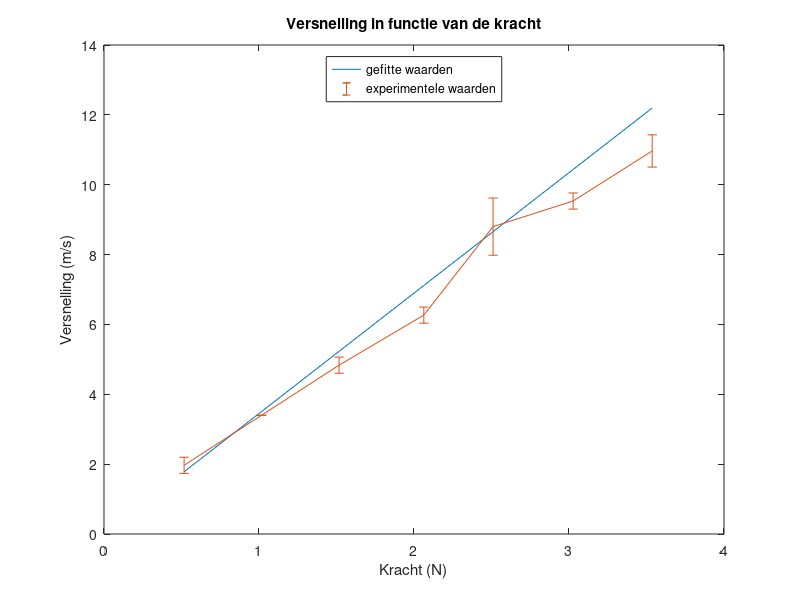

The MATLAB script that drew this image:
a05=[2.1 2.1 1.7];
a10=[3.4 3.4 3.4];
a15=[4.7 5.1 4.7];
a20=[6.0 6.4 6.4];
a25=[8.1 8.6 9.7];
a30=[9.4 9.4 9.8];
a35=[10.7 11.5 10.7];

%a05_std./mean(a05);

F05=[-0.54 -0.51 -0.50];
F10=[-1.02 -1.00 -1.03];
F15=[-1.52 -1.50 -1.53];
F20=[-2.03 -2.01 -2.15];
F25=[-2.50 -2.51 -2.49];
F30=[-3.03 -3.04 -3.01];
F35=[-3.52 -3.53 -3.56];

%F05_std./(-mean(F05));

a05_std= std(a05);
a10_std= std(a10);
a15_std= std(a15);
a20_std= std(a20);
a25_std= std(a25);
a30_std= std(a30);
a35_std= std(a35);

A_std= mean([a05_std a10_std a15_std a20_std a25_std a30_std a35_std]./[mean(a05) mean(a10) mean(a15) mean(a20) mean(a25) mean(a30) mean(a35)]);

A_std_list= [a05_std a10_std a15_std a20_std a25_std a30_std a35_std];

F05_std=std(F05);
F10_std=std(F10);
F15_std=std(F15);
F20_std=std(F20);
F25_std=std(F25);
F30_std=std(F30);
F35_std=std(F35);

F_std_list= [F05_std F10_std F15_std F20_std F25_std F30_std F35_std];

F_std= mean([F05_std F10_std F15_std F20_std F25_std F30_std F35_std]./[mean(F05) mean(F10) mean(F15) mean(F20) mean(F25) mean(F30) mean(F35)]);

%A_std>F_std dus de onzekerheid is het grootst bij A_std en moet bij gevolg
%op de y-as

atgem= [1.9667 3.4000 4.8333 6.2667 8.8000 9.5333 10.9667];
Ftgem= [-0.5167 -1.0167 -1.5167 -2.0633 -2.5100 -3.0267 -3.5367];
modelfun= @(a,x)(a(1)*x+a(2));
beta0=[0.290 0];
beta=nlinfit(atgem,Ftgem,modelfun,beta0);
[omega,R,J,covB,MSE]=nlinfit(atgem,Ftgem,modelfun,beta0);
fit_function= (-Ftgem/beta0(1))+beta0(2);
%beta= polyfit(atgem,Ftgem,1)
plot(-Ftgem,fit_function)
hold on

errorbar(-Ftgem,atgem,A_std_list)
legend('gefitte waarden','experimentele waarden','Location','north')
title('Versnelling in functie van de kracht')
ylabel('Versnelling (m/s)')
xlabel('Kracht (N)')
hold off

std(a05)
std(F05)
mean(a05)
mean(F05)

